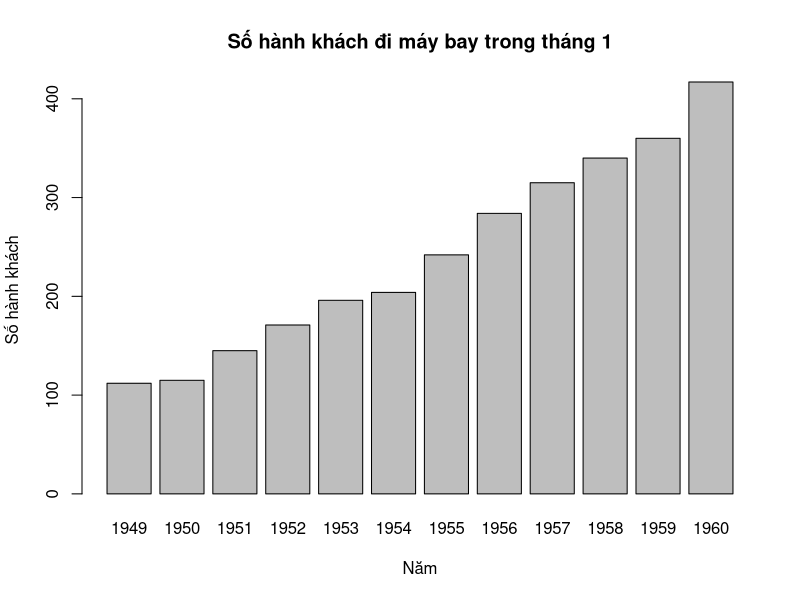
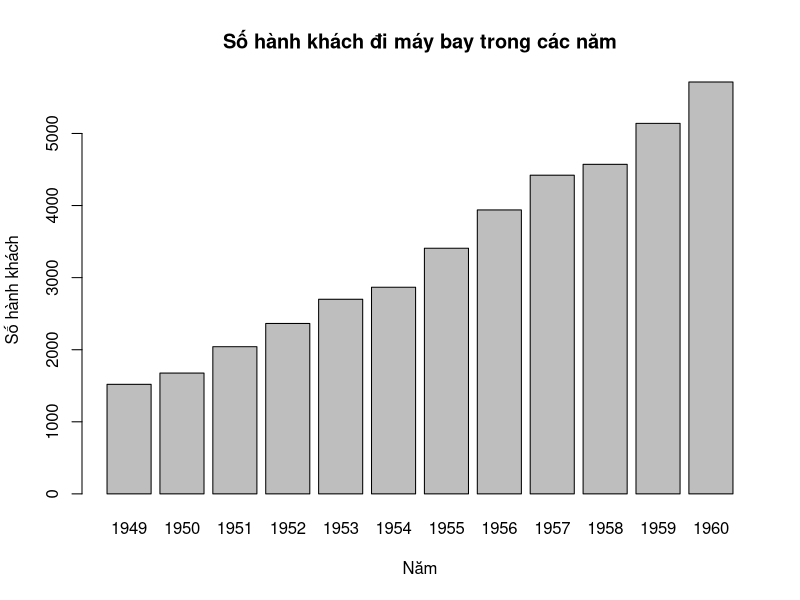

Write the R code that produced these figures, in order.
# Exercise 01

AP <- AirPassengers
matrix1 <- matrix(AP, ncol = 12, byrow = TRUE)

# 1)
barplot(matrix1[,1],
        main = "Số hành khách đi máy bay trong tháng 1",
        names.arg = start(AP):end(AP),
        xlab = "Năm",
        ylab = "Số hành khách")

# 2)
barplot(apply(matrix1, MARGIN = 1, sum),
        main = "Số hành khách đi máy bay trong các năm",
        names.arg = start(AP):end(AP),
        xlab = "Năm",
        ylab = "Số hành khách")

# 3)
apply(matrix1, MARGIN = 1, FUN = mean)

# 4)
apply(matrix1, MARGIN = 2, FUN = mean)
